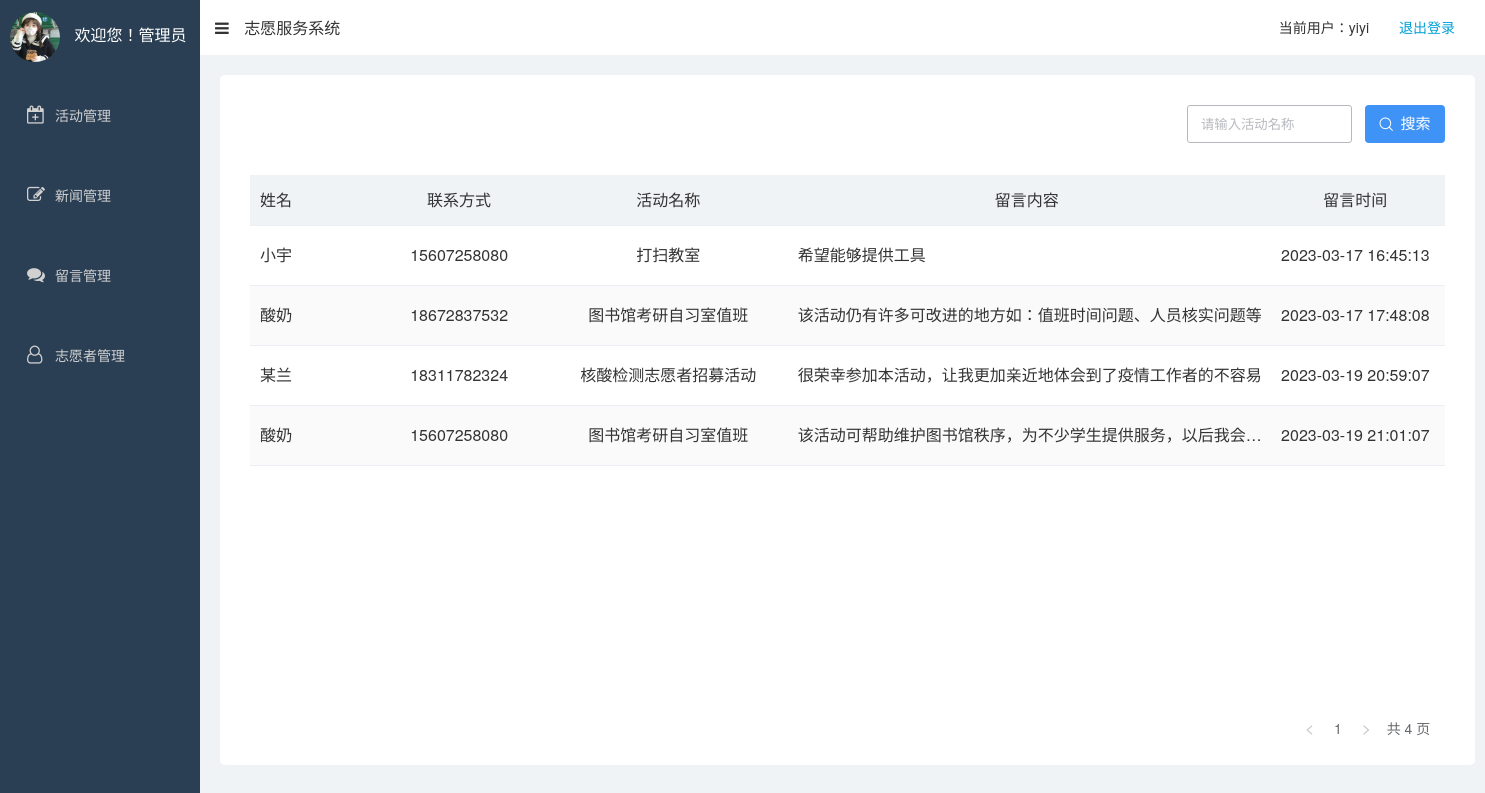
/admin/message/message.php (signed in), run on the app's committed database.
### tables this page shows
CREATE TABLE `message_info` (
  `m_id` int(10) UNSIGNED NOT NULL,
  `u_id` int(10) UNSIGNED NOT NULL,
  `username` varchar(20) NOT NULL,
  `act_name` varchar(30) NOT NULL,
  `phone` varchar(11) NOT NULL,
  `content` text NOT NULL,
  `time` datetime NOT NULL DEFAULT CURRENT_TIMESTAMP
);

### admin/public_function.php (called while the page is built, shortened)
<?php
global $link;
function query($sql)
{
    global $link;
    if ($result = mysqli_query($link, $sql)) {
        return $result;
    } else {
        echo 'sql语句执行失败<br>';
        echo '错误的sql语句' . $sql;
        printf("Error: %s\n", mysqli_error($link));
        die;
    }
}
function fetchAll($sql)
{
    $res = query($sql);
    $rows = array();
    while ($row = mysqli_fetch_assoc($res)) {
        $rows[] = $row;
    }
    return $rows;
}

### admin/message/message_html.php (the view, shortened to what this page needs)
<!DOCTYPE html>
<html lang="en">
<head>
    <link rel="stylesheet" type="text/css" href="../../css/base.css">
    <link rel="stylesheet" type="text/css" href="../../css/admin_common.css">
    <link rel="stylesheet" href="https://cdn.staticfile.org/font-awesome/4.7.0/css/font-awesome.css">
    <link rel="stylesheet" href="../../iconfont/iconfont.css">
</head>
<body>
    <div class="aside clearfix">
        <div class="welcom">
            <img src="../../images/yiyi.jpg" alt="">
            <span>欢迎您！管理员</span>
        </div>
        <div class="nav">
            <ul>
                <li>
                    <a href="../act/act.php">
                        <i class="fa fa-calendar-plus-o" aria-hidden="true"></i>
                        <span>活动管理</span>
                    </a>
                </li>
                <li>
                    <a href="../news/news.php">
                        <i class="fa fa-pencil-square-o" aria-hidden="true"></i>
                        <span>新闻管理</span>
                    </a>
                </li>
                <li>
                    <a href="./message.php">
                        <i class="fa fa-comments" aria-hidden="true"></i>
                        <span>留言管理</span>
                    </a>
                </li>
                <li>
                    <a href="../volunteer/volunteer.php">
                        <i class="fa fa-user-o" aria-hidden="true"></i>
                        <span>志愿者管理</span>
                    </a>
                </li>
            </ul>
        </div>
    </div>
    <div class="content">
        <div class="header clearfix">
            <i class="fa fa-bars" aria-hidden="true"></i>
            <a href="">志愿服务系统</a>
            <a href="../quitLogin.php" class="quit">退出登录</a>
            <span class="admin">当前用户：<em><?php echo $adminname ?></em> </span>
        </div>
        <div class="bag clearfix">
            <div class="main_bag">
                <div class="top">
                    <form action="./message.php" method="POST" onsubmit="return check(this)">
                        <i class="iconfont icon-search"></i>
                        <input type="submit" class="search" name="submit" value="搜索">
                        <input type="text" class="search_title" name="keyword" placeholder="请输入活动名称">
                    </form>
                </div>
                <div class="mess">
                    <table>
                        <thead>
                            <tr>
                                <th>姓名</th>
                                <th>联系方式</th>
                                <th>活动名称</th>
                                <th>留言内容</th>
                                <th>留言时间</th>
                            </tr>
                        </thead>
                        <colgroup>
                            <col width="10%">
                            <col width="15%">
                            <col width="20%">
                            <col width="40%">
                            <col width="15%">
                        </colgroup>
                        <tbody>
                            <?php if (!empty($mess_info)) : ?>
                                <?php foreach ($mess_info as $row) : ?>
                                    <tr>
                                        <td><?php echo $row['username'] ?></td>
                                        <td><?php echo $row['phone'] ?></td>
                                        <td><?php echo $row['act_name'] ?></td>
                                        <td title="<?php echo $row['content'] ?>"><?php echo $row['content'] ?></td>
                                        <td><?php echo $row['time'] ?></td>
                                    </tr>
                                <?php endforeach ?>
                            <?php else : ?>
                                <tr>
                                    <td colspan="6">暂无留言</td>
                                </tr>
                            <?php endif ?>
                            <div class="page">
                                <?php echo $page_html ?>
                            </div>
                        </tbody>
                    </table>
                </div>
            </div>
        </div>
    </div>
</body>
</html>

### css/base.css (style rules this page uses)
body, h1, h2, h3, h4, h5, h6, p, ul, ol, li, dl, dt, dd, input { margin: 0; padding: 0; }
* { box-sizing: border-box; }
body { font: 16px/1.5 "Helvetica Neue", Helvetica, Arial, "Microsoft Yahei", "Hiragino Sans GB", "Heiti SC", "WenQuanYi Micro Hei", sans-serif; color: #333; }
ul, ol { list-style: none; }
em, i { font-style: normal; }
a { text-decoration: none; color: #333; }
img { vertical-align: middle; }
input { border: none; outline: none; color: #333; }
.clearfix::before, .clearfix::after { content: ""; display: table; }
.clearfix::after { clear: both; }

### css/admin_common.css (style rules this page uses)
body { overflow: hidden; }
.aside { float: left; width: 200px; height: 100vh; background-color: #2a3f54; color: #fff; }
.aside .welcom { width: 200px; height: 70px; margin-bottom: 10px; padding-left: 10px; line-height: 70px; }
.aside .welcom img { width: 50px; height: 50px; margin-right: 10px; border-radius: 50%; vertical-align: middle; }
.nav ul li a { position: relative; display: block; width: 200px; height: 70px; line-height: 70px; margin-bottom: 10px; padding-left: 30px; font-size: 14px; color: #d1d1d1; }
.nav li a span { display: inline-table; margin-left: 25px; }
.nav li a i { position: absolute; top: 26px; left: 27px; font-size: 18px; }
.content { margin-left: 200px; height: 100vh; }
.content .header { width: 100%; height: 55px; line-height: 55px; }
.header i { padding: 0 11px 0 15px; }
.header .admin { float: right; font-size: 14px; }
.header .quit { float: right; padding: 0 30px; font-size: 14px; color: #00a1d8; }
.content .bag { height: 100%; background-color: #eff3f6; }
.content .main_bag { width: 1255px; height: 690px; margin: 20px 20px 0px; background-color: #fff; border-radius: 5px; }

### admin/message/message_html.php (style rules this page uses)
.main_bag .top { position: relative; width: 1255px; height: 100px; }
.top .search { float: right; margin: 30px 30px 0px 13px; padding-left: 21px; width: 80px; height: 38px; line-height: 38px; font-size: 15px; background-color: #3f93f6; color: #fff; border-radius: 4px; transition: .6s; cursor: pointer; }
.top .search_title { float: right; margin-left: 13px; margin-top: 30px; padding-left: 13px; width: 165px; height: 38px; border: 1px solid #b8b9bf; border-radius: 3px; }
.top .search_title::placeholder { color: #b8b9bf; }
.main_bag .mess { margin-left: 30px; }
.mess table { width: 1195px; }
.mess table { table-layout: fixed; border-collapse: collapse; text-align: center; }
.mess thead th { height: 50px; background-color: #eff3f6; font-weight: 400; border-bottom: 1px solid #eceff5; }
.mess thead th:first-child { padding-left: 10px; text-align: left; }
.mess tbody tr { height: 60px; }
.mess tbody tr { border-bottom: 1px solid #ebeef4; }
.mess tbody tr:nth-child(2n) { background-color: #fafafa; }
.mess tbody td:nth-child(1), .mess tbody td:nth-child(4) { padding-left: 10px; text-align: left; white-space: nowrap; overflow: hidden; text-overflow: ellipsis; }
.main_bag .page { float: right; margin-top: 30px; margin-right: 30px; }
.main_bag .page { position: absolute; bottom: 115px; right: 17px; color: #676a6e; font-size: 14px; }
.top .icon-search { position: absolute; top: 37px; right: 81px; color: #fff; }

### data on the page
message_info: username "小宇", phone "15607258080", act_name "打扫教室", content "希望能够提供工具", time "2023-03-17 16:45:13"
message_info: username "酸奶", phone "18672837532", act_name "图书馆考研自习室值班", content "该活动仍有许多可改进的地方如：值班时间问题、人员核实问题等", time "2023-03-17 17:48:08"
message_info: username "某兰", phone "18311782324", act_name "核酸检测志愿者招募活动", content "很荣幸参加本活动，让我更加亲近地体会到了疫情工作者的不容易", time "2023-03-19 20:59:07"
message_info: username "酸奶", phone "15607258080", act_name "图书馆考研自习室值班", content "该活动可帮助维护图书馆秩序，为不少学生提供服务，以后我会…", time "2023-03-19 21:01:07"

### other printed values
$adminname "yiyi"
$page_html "1 共 4 页"
